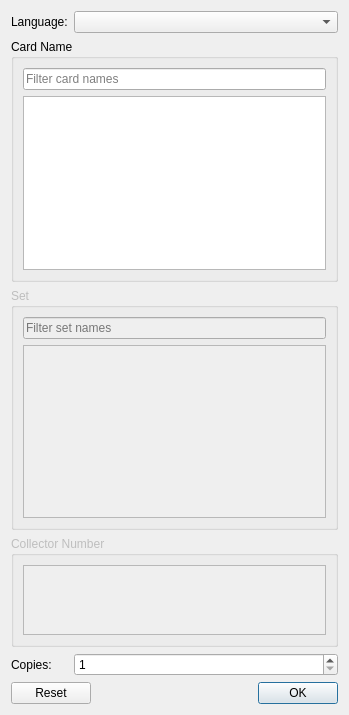
<?xml version="1.0" encoding="UTF-8"?>
<ui version="4.0">
 <class>AddCardWidget</class>
 <widget class="QWidget" name="AddCardWidget">
  <property name="geometry">
   <rect>
    <x>0</x>
    <y>0</y>
    <width>349</width>
    <height>715</height>
   </rect>
  </property>
  <layout class="QGridLayout" name="gridLayout">
   <item row="3" column="0" colspan="3">
    <widget class="QGroupBox" name="set_name_box">
     <property name="enabled">
      <bool>false</bool>
     </property>
     <property name="sizePolicy">
      <sizepolicy hsizetype="Preferred" vsizetype="Expanding">
       <horstretch>0</horstretch>
       <verstretch>7</verstretch>
      </sizepolicy>
     </property>
     <property name="toolTip">
      <string>The sets in which the currently selected card was printed.</string>
     </property>
     <property name="title">
      <string>Set</string>
     </property>
     <layout class="QVBoxLayout" name="verticalLayout_2">
      <item>
       <widget class="QLineEdit" name="set_name_filter">
        <property name="placeholderText">
         <string>Filter set names</string>
        </property>
        <property name="clearButtonEnabled">
         <bool>true</bool>
        </property>
       </widget>
      </item>
      <item>
       <widget class="QListView" name="set_name_list">
        <property name="editTriggers">
         <set>QAbstractItemView::NoEditTriggers</set>
        </property>
        <property name="alternatingRowColors">
         <bool>true</bool>
        </property>
       </widget>
      </item>
     </layout>
    </widget>
   </item>
   <item row="10" column="0" colspan="3">
    <widget class="QGroupBox" name="collector_number_box">
     <property name="enabled">
      <bool>false</bool>
     </property>
     <property name="sizePolicy">
      <sizepolicy hsizetype="Preferred" vsizetype="Expanding">
       <horstretch>0</horstretch>
       <verstretch>2</verstretch>
      </sizepolicy>
     </property>
     <property name="title">
      <string>Collector Number</string>
     </property>
     <layout class="QVBoxLayout" name="verticalLayout_3">
      <item>
       <widget class="QListView" name="collector_number_list">
        <property name="editTriggers">
         <set>QAbstractItemView::NoEditTriggers</set>
        </property>
        <property name="alternatingRowColors">
         <bool>true</bool>
        </property>
       </widget>
      </item>
     </layout>
    </widget>
   </item>
   <item row="2" column="0" colspan="3">
    <widget class="QGroupBox" name="card_name_box">
     <property name="sizePolicy">
      <sizepolicy hsizetype="Preferred" vsizetype="Expanding">
       <horstretch>0</horstretch>
       <verstretch>7</verstretch>
      </sizepolicy>
     </property>
     <property name="title">
      <string>Card Name</string>
     </property>
     <layout class="QVBoxLayout" name="verticalLayout">
      <item>
       <widget class="QLineEdit" name="card_name_filter">
        <property name="toolTip">
         <string>Filter the list below. Use  % (Percent signs) as wildcards matching any number of characters.</string>
        </property>
        <property name="placeholderText">
         <string>Filter card names</string>
        </property>
        <property name="clearButtonEnabled">
         <bool>true</bool>
        </property>
       </widget>
      </item>
      <item>
       <widget class="QListView" name="card_name_list">
        <property name="toolTip">
         <string>The filtered list of card names in the currently selected language. Click on an entry to select it and choose a printing.</string>
        </property>
        <property name="editTriggers">
         <set>QAbstractItemView::NoEditTriggers</set>
        </property>
        <property name="alternatingRowColors">
         <bool>true</bool>
        </property>
       </widget>
      </item>
     </layout>
    </widget>
   </item>
   <item row="0" column="1" colspan="2">
    <widget class="QComboBox" name="language_combo_box"/>
   </item>
   <item row="0" column="0">
    <widget class="QLabel" name="language_label">
     <property name="sizePolicy">
      <sizepolicy hsizetype="Maximum" vsizetype="Preferred">
       <horstretch>0</horstretch>
       <verstretch>0</verstretch>
      </sizepolicy>
     </property>
     <property name="text">
      <string>Language:</string>
     </property>
     <property name="buddy">
      <cstring>language_combo_box</cstring>
     </property>
    </widget>
   </item>
   <item row="11" column="0">
    <widget class="QLabel" name="copies_label">
     <property name="sizePolicy">
      <sizepolicy hsizetype="Preferred" vsizetype="Preferred">
       <horstretch>0</horstretch>
       <verstretch>0</verstretch>
      </sizepolicy>
     </property>
     <property name="text">
      <string>Copies:</string>
     </property>
     <property name="buddy">
      <cstring>copies_input</cstring>
     </property>
    </widget>
   </item>
   <item row="11" column="1" colspan="2">
    <widget class="QSpinBox" name="copies_input">
     <property name="minimum">
      <number>1</number>
     </property>
    </widget>
   </item>
   <item row="12" column="0" colspan="3">
    <widget class="QDialogButtonBox" name="button_box">
     <property name="standardButtons">
      <set>QDialogButtonBox::Ok|QDialogButtonBox::Reset</set>
     </property>
    </widget>
   </item>
  </layout>
 </widget>
 <tabstops>
  <tabstop>language_combo_box</tabstop>
  <tabstop>card_name_filter</tabstop>
  <tabstop>card_name_list</tabstop>
  <tabstop>set_name_filter</tabstop>
  <tabstop>set_name_list</tabstop>
  <tabstop>collector_number_list</tabstop>
  <tabstop>copies_input</tabstop>
 </tabstops>
 <resources/>
 <connections/>
</ui>
